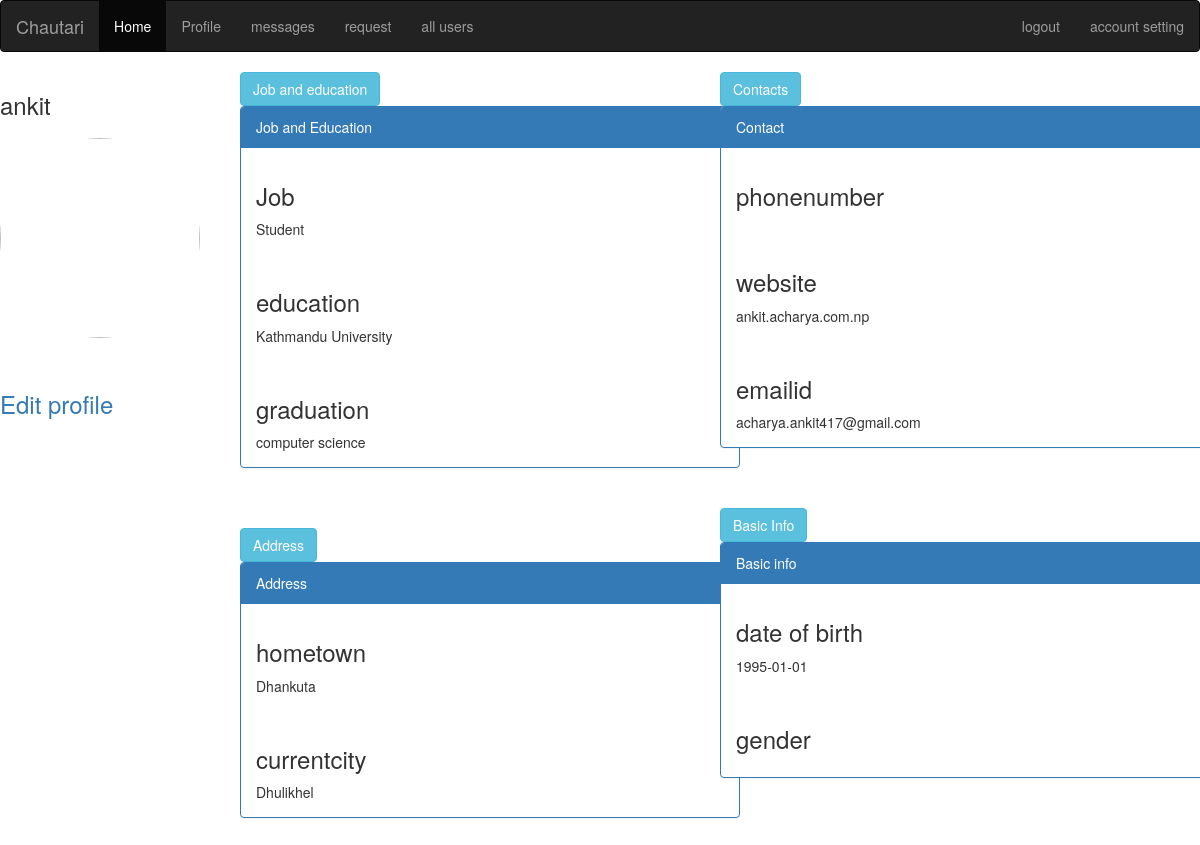
/home/profile.php (signed in), run on the app's committed database.
### tables this page shows
CREATE TABLE IF NOT EXISTS `profileinfo` (
`id` int(11) NOT NULL,
  `userid` int(100) NOT NULL,
  `username` varchar(255) NOT NULL,
  `job` varchar(250) NOT NULL,
  `education` varchar(250) NOT NULL,
  `graduation` varchar(250) NOT NULL,
  `hometown` varchar(250) NOT NULL,
  `currentcity` varchar(250) NOT NULL,
  `dateofbirth` date NOT NULL,
  `gender` varchar(10) NOT NULL,
  `phonenumber` varchar(15) NOT NULL,
  `website` varchar(250) NOT NULL,
  `emailid` varchar(250) NOT NULL
);

### home/profile.php (the view, shortened to what this page needs)
<link rel='stylesheet' href='../style/style.css'>
<?php include'../header/header.php' ; ?>
<div class="profile_left">
<?php echo "<h3> ".$_SESSION['username']." <h3>"; ?>
<img src="<?php echo $_SESSION['profilephoto']; ?>" class="img-circle" height='200px' width='200px'/><br/><br/>
<br/>
<a href="profileview.php" style="text-decoration:none;"> Edit profile </a><br/>
</div>
<?php
$useridpro = $_SESSION['id'];
$query =mysql_query("SELECT * from profileinfo where userid='$useridpro' ");
while($row=mysql_fetch_array($query))
{
$job = $row['job'];
$education=$row['education'];
$graduation=$row['graduation'];
$hometown=$row['hometown'];
$currentcity=$row['currentcity'];
$dateofbirth=$row['dateofbirth'];
$gender=$row['gender'];
$phonenumber=$row['phonenumber'];
$website=$row['website'];
$emailid=$row['emailid'];
}
?>
<div class="profile_middle" >
<button data-toggle="collapse" data-target="#demo1" class="btn btn-info">Job and education</button>
<div id="demo1" class="collapse in">
<div class="panel panel-primary" style="width:500px;" >
      <div class="panel-heading">Job and Education</div>
      <div class="panel-body"><?php echo "<h3>Job  </h3>" .$job; ?></div>
      <div class="panel-body"> <?php echo "<h3>education  </h3>" .$education; ?></div>
      <div class="panel-body"><?php echo "<h3>graduation  </h3>" .$graduation;  ?></div>
    </div>
</div><br/><br/>
<button data-toggle="collapse" data-target="#demo2" class="btn btn-info">Address</button>
<div id="demo2" class="collapse in">
<div class="panel panel-primary" style="width:500px;">
      <div class="panel-heading" >Address</div>
      <div class="panel-body"><?php echo "<h3>hometown</h3>" .$hometown; ?></div>
      <div class="panel-body"> <?php echo "<h3>currentcity</h3>" .$currentcity; ?></div>
    </div>
</div><br/><br/>
</div>
<div class="profile_right">
<button data-toggle="collapse" data-target="#demo3" class="btn btn-info">Contacts</button>
<div id="demo3" class="collapse in">
<div class="panel panel-primary" style="width:500px;">
      <div class="panel-heading">Contact</div>
      <div class="panel-body"><?php echo "<h3>phonenumber</h3>" .$phonenumber; ?></div>
      <div class="panel-body"> <?php echo "<h3>website</h3>" .$website;  ?></div>
      <div class="panel-body"> <?php echo "<h3>emailid</h3>" .$emailid;  ?></div>
    </div>
</div><br/><br/>
<button data-toggle="collapse" data-target="#demo4" class="btn btn-info">Basic Info</button>
<div id="demo4" class="collapse in">
<div class="panel panel-primary" style="width:500px;">
      <div class="panel-heading">Basic info</div>
      <div class="panel-body"><?php echo "<h3>date of birth </h3>" .$dateofbirth; ?></div>
      <div class="panel-body"> <?php echo "<h3>gender</h3>" .$gender; ?></div>
    </div>
</div><br/><br/>
</div>

### home/profile.php (style rules this page uses)
.profile_left { width:20%; height:100%; float:left; }
.profile_middle { width:40%; height:100%; float:left; }
.profile_right { width:35%; height:100%; float:left; }

### data on the page
profileinfo: job "Student", education "Kathmandu University", graduation "computer science", hometown "Dhankuta", currentcity "Dhulikhel", website "ankit.acharya.com.np", emailid "acharya.ankit417@gmail.com", dateofbirth "1995-01-01"

### other printed values
$_SESSION['username'] "ankit"
